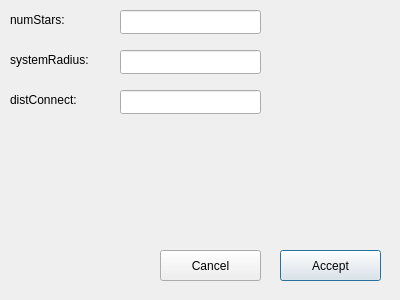
<?xml version="1.0" encoding="UTF-8"?>
<ui version="4.0">
 <class>InputData</class>
 <widget class="QDialog" name="InputData">
  <property name="geometry">
   <rect>
    <x>0</x>
    <y>0</y>
    <width>400</width>
    <height>300</height>
   </rect>
  </property>
  <property name="windowTitle">
   <string>Dialog</string>
  </property>
  <widget class="QPushButton" name="pushButtonAccept">
   <property name="geometry">
    <rect>
     <x>280</x>
     <y>250</y>
     <width>101</width>
     <height>31</height>
    </rect>
   </property>
   <property name="text">
    <string>Accept</string>
   </property>
  </widget>
  <widget class="QLabel" name="label">
   <property name="geometry">
    <rect>
     <x>10</x>
     <y>10</y>
     <width>91</width>
     <height>20</height>
    </rect>
   </property>
   <property name="text">
    <string>numStars:</string>
   </property>
  </widget>
  <widget class="QLabel" name="label_2">
   <property name="geometry">
    <rect>
     <x>10</x>
     <y>50</y>
     <width>91</width>
     <height>20</height>
    </rect>
   </property>
   <property name="text">
    <string>systemRadius:</string>
   </property>
  </widget>
  <widget class="QLabel" name="label_3">
   <property name="geometry">
    <rect>
     <x>10</x>
     <y>90</y>
     <width>91</width>
     <height>20</height>
    </rect>
   </property>
   <property name="text">
    <string>distConnect:</string>
   </property>
  </widget>
  <widget class="QPushButton" name="pushButtonCancel">
   <property name="geometry">
    <rect>
     <x>160</x>
     <y>250</y>
     <width>101</width>
     <height>31</height>
    </rect>
   </property>
   <property name="text">
    <string>Cancel</string>
   </property>
  </widget>
  <widget class="QLineEdit" name="lineNumStars">
   <property name="geometry">
    <rect>
     <x>120</x>
     <y>10</y>
     <width>141</width>
     <height>24</height>
    </rect>
   </property>
  </widget>
  <widget class="QLineEdit" name="lineSystemRadius">
   <property name="geometry">
    <rect>
     <x>120</x>
     <y>50</y>
     <width>141</width>
     <height>24</height>
    </rect>
   </property>
  </widget>
  <widget class="QLineEdit" name="lineDistConnect">
   <property name="geometry">
    <rect>
     <x>120</x>
     <y>90</y>
     <width>141</width>
     <height>24</height>
    </rect>
   </property>
  </widget>
 </widget>
 <resources/>
 <connections/>
</ui>
